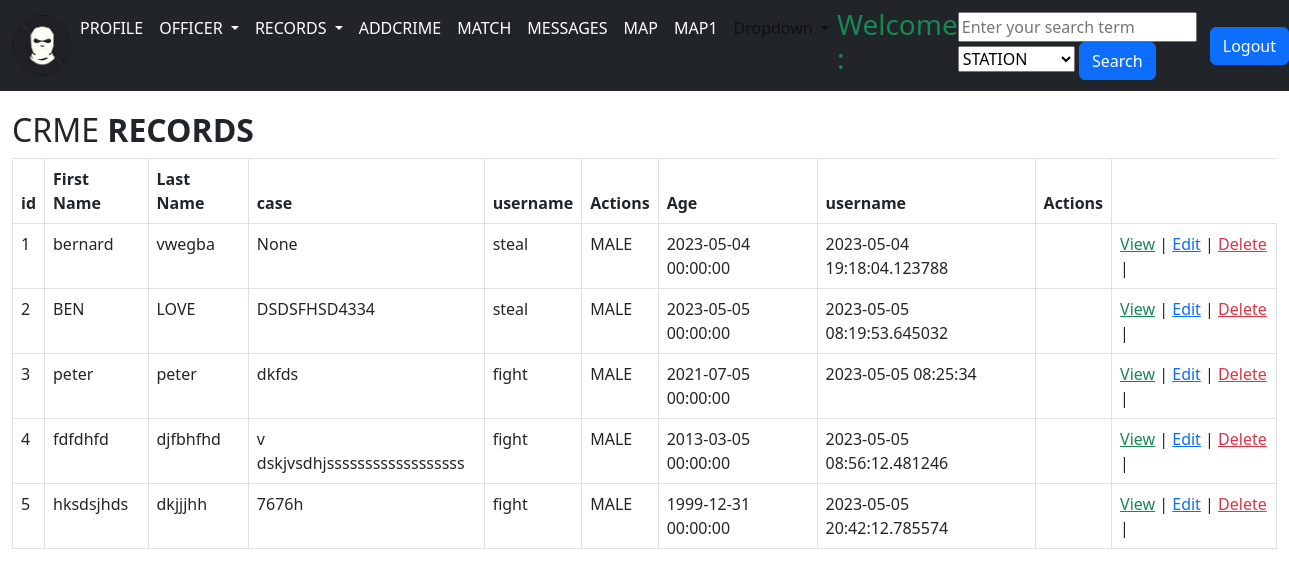
Page /view_all on the committed database.
### models.py (models this page shows, shortened)
class Crimerecords(db.Model):
	id = db.Column(db.Integer, primary_key=True)
	first_name = db.Column(db.String(20), nullable=False, unique=False)
	last_name = db.Column(db.String(200), nullable=False)
	mother_name = db.Column(db.String(120), nullable=False, unique=False)
	motive = db.Column(db.String(64))
	nationality = db.Column(db.String(32))
	phone_No = db.Column(db.String(64))
	case_id = db.Column(db.String(10))
	medicals = db.Column(db.String(64))
	address = db.Column(db.String(128))
	crime_type = db.Column(db.String(120), nullable=False, unique=False)
	wanted = db.Column(db.String(120), nullable=False, unique=False)
	fingerprint = db.Column(db.String(120), nullable=False, unique=False)
	station = db.Column(db.String(120), db.ForeignKey('location.id'))
	caught_by = db.Column(db.String(120), db.ForeignKey('user.id'))
	gender = db.Column(db.String(120), nullable=False, unique=False)
	dob = db.Column(db.DateTime, nullable=False, unique=False)
	date_added = db.Column(db.DateTime, default=datetime.utcnow)
	profile_pic = db.Column(db.String(),nullable=True)
	profile_pic2 = db.Column(db.String(),nullable=True)

### app.py (the view)
@app.route('/view_all')
def view_all():
    return render_template('view_all.html', crime= Crimerecords.query.all())

### Templates/view_all.html (shortened to what this page needs)
{% extends 'base.html' %}
{% block content %}
<!DOCTYPE html>
<html>
<head>
</head>
<body>
    <div class="container-fluid" >
        <div class="table-wrapper">
            <div class="table-title">
                <div class="row">
                    <div class="col-sm-8"><h2>CRME <b>RECORDS</b></h2></div>
                </div>
            </div>
            <table class="table table-bordered">
                <thead>
					<tr>
			<th>id</th>
			<th>First Name</th>
			<th>Last Name</th>
			<th>case</th>
			<th>username</th>
			<th>Actions</th>
			<th>Age</th>
			<th>username</th>
			<th>Actions</th>
		</tr>
	</thead>
	<tbody>
		{% for data in crime %}
		<tbody>
			<td>{{data["id"]}}</td>
			<td>{{data["first_name"]}}</td>
			<td>{{data["last_name"]}}</td>
			<td>{{data["case_id"]}} </td></td>
			<td>{{data["crime_type"]}} </td></td>
			<td>{{data["gender"]}} </td></td>
			<td>{{data["dob"]}} </td></td>
			<td>{{data["date_added"]}} </td></td>
			<td>{{data["station_added_id"]}} </td></td>
			<td>
				<a href="{{ url_for('details_crime', id=data['id']) }}" class="text-success"> View</a> |
				<a href="{{ url_for('edit_crime', id=data['id']) }}" class="text-primary"> Edit</a> |
				<a href="{{ url_for('deletecrme', id=data['id']) }}" class="text-danger"> Delete</a> |
		</td>
	{% endfor %}
</tbody>
</table>
</div>
</div>
</body>
</html>
{% endblock %}

### static/css/navbar.css (style rules this page uses)
body { padding-bottom: 20px; }

### rows in the picture
Crimerecords: id "1", first_name "bernard", last_name "vwegba", case_id "None", crime_type "steal", gender "MALE", dob "2023-05-04 00:00:00", date_added "2023-05-04 19:18:04.123788"
Crimerecords: id "2", first_name "BEN", last_name "LOVE", case_id "DSDSFHSD4334", crime_type "steal", gender "MALE", dob "2023-05-05 00:00:00", date_added "2023-05-05 08:19:53.645032"
Crimerecords: id "3", first_name "peter", last_name "peter", case_id "dkfds", crime_type "fight", gender "MALE", dob "2021-07-05 00:00:00", date_added "2023-05-05 08:25:34"
Crimerecords: id "4", first_name "fdfdhfd", last_name "djfbhfhd", case_id "v dskjvsdhjssssssssssssssssss", crime_type "fight", gender "MALE", dob "2013-03-05 00:00:00", date_added "2023-05-05 08:56:12.481246"
Crimerecords: id "5", first_name "hksdsjhds", last_name "dkjjjhh", case_id "7676h", crime_type "fight", gender "MALE", dob "1999-12-31 00:00:00", date_added "2023-05-05 20:42:12.785574"
